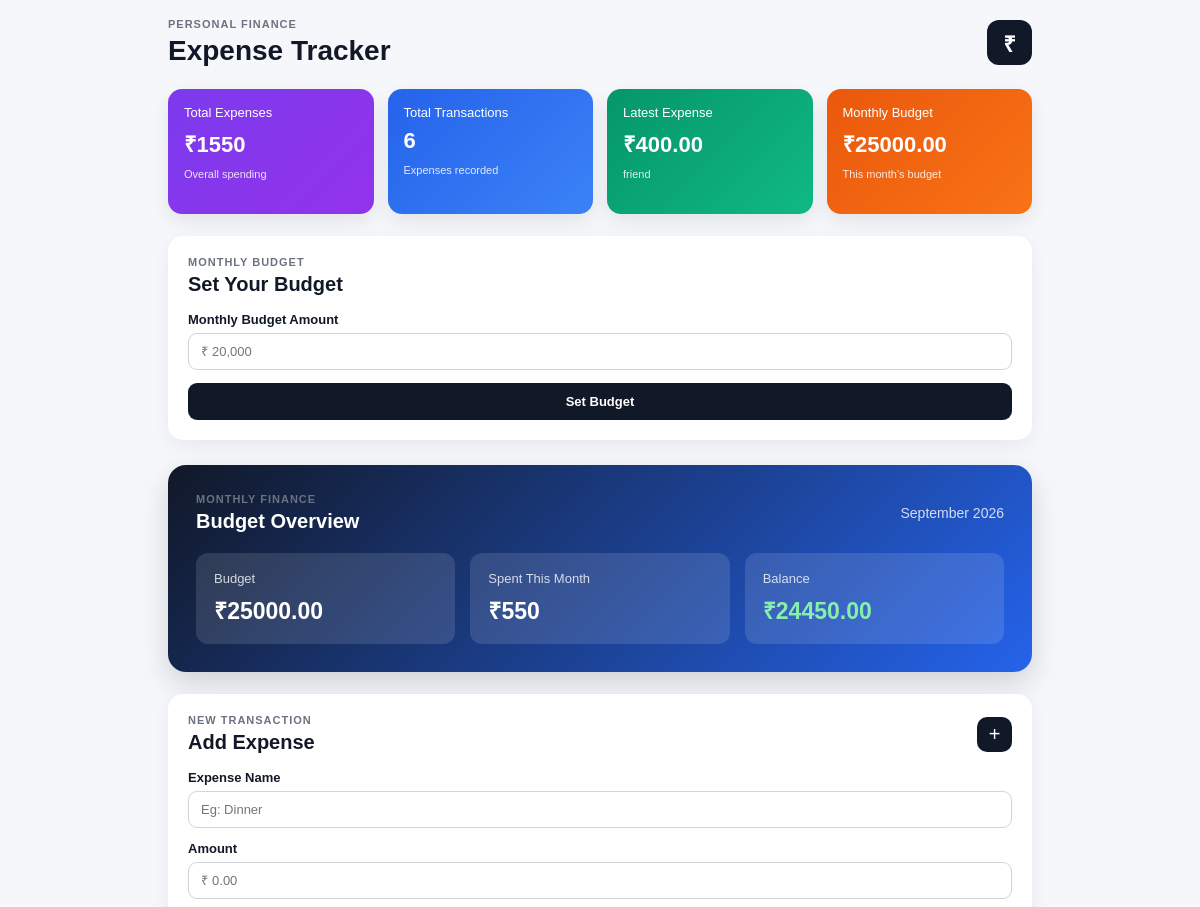
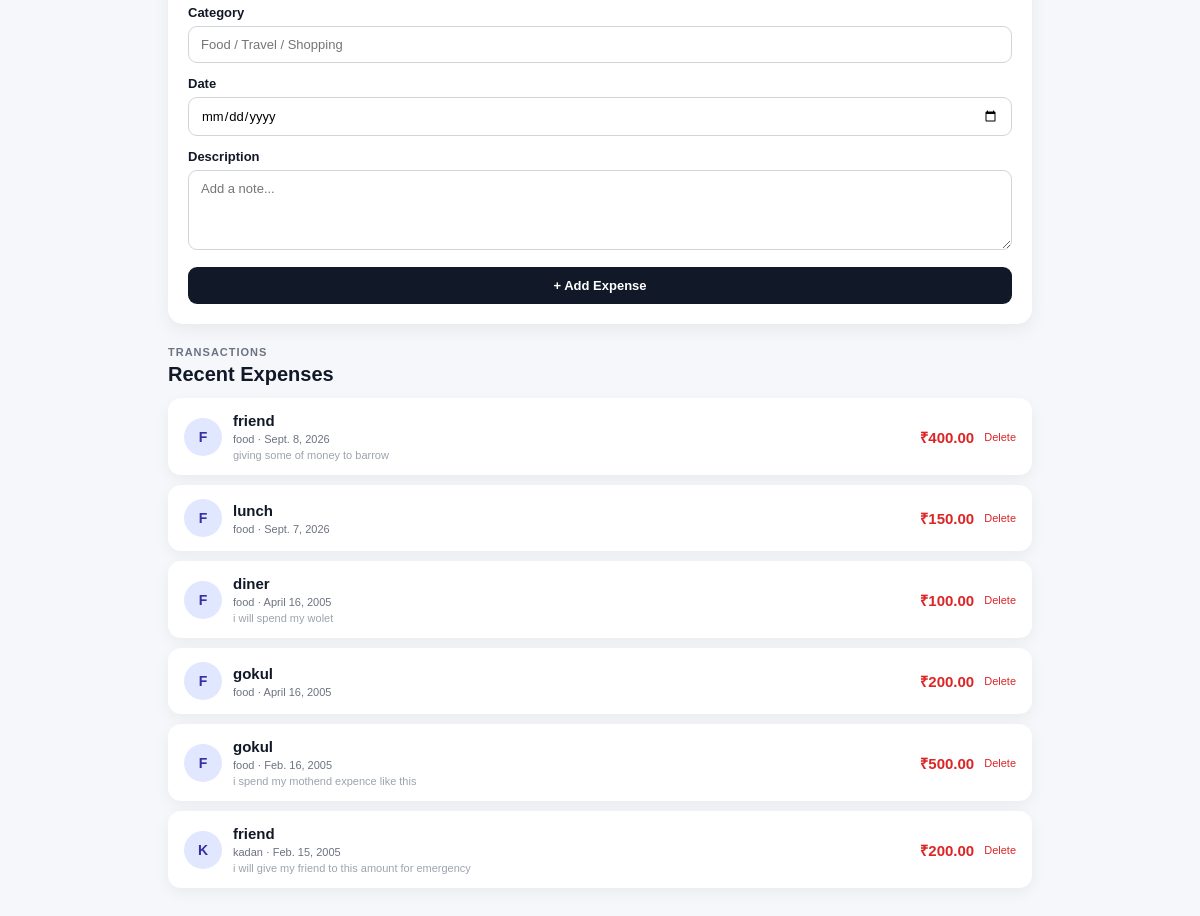
Page / (signed in) on the earlier database version (2 pictures, top to bottom).
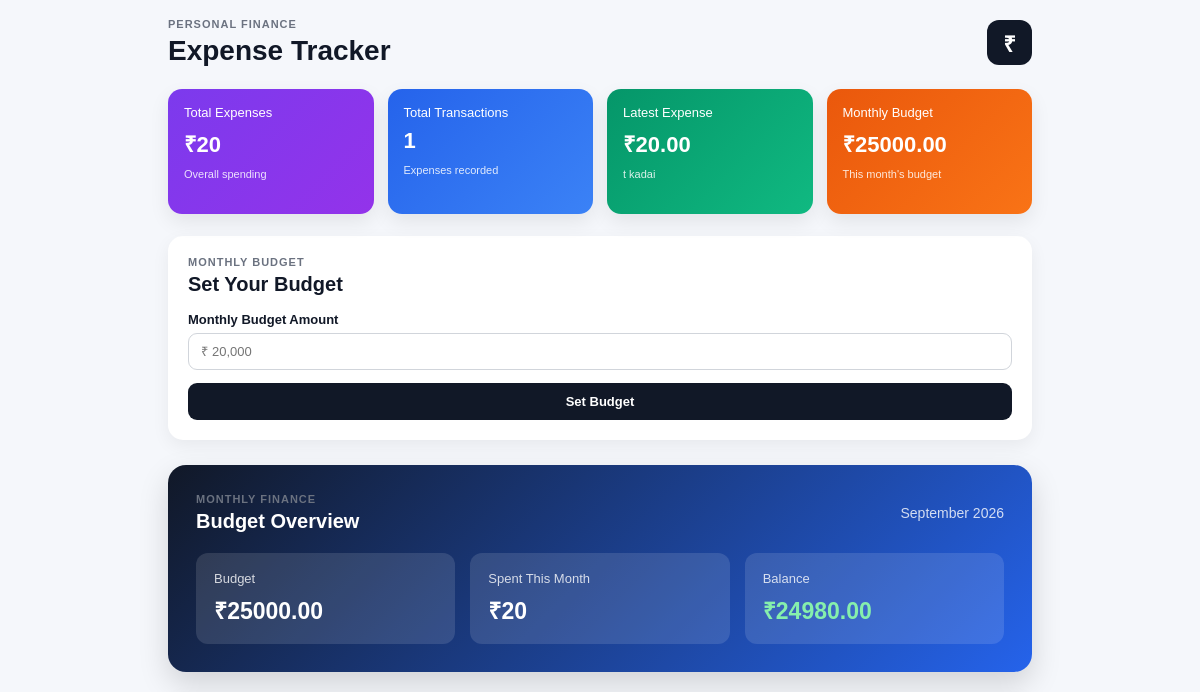
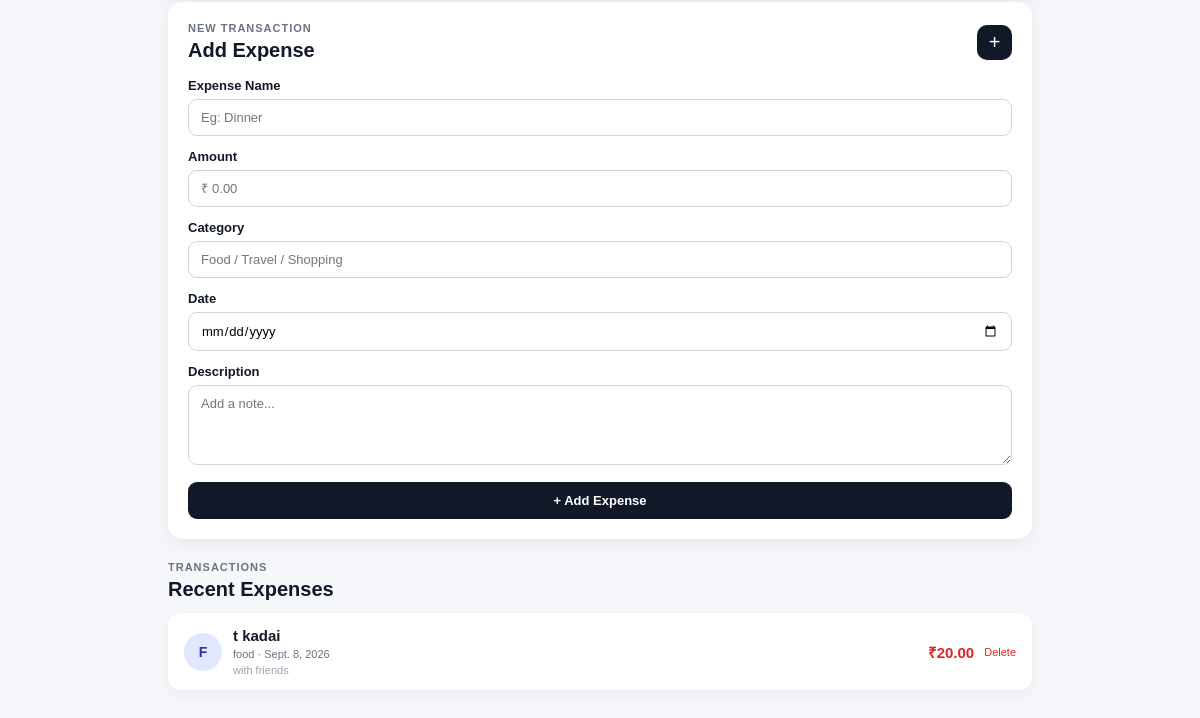
Same page on the later database version (2 pictures, top to bottom).
### tracker/models.py (models this page shows, shortened)
class Expense(models.Model):
    title = models.CharField(max_length=100)
    amount = models.DecimalField(max_digits=10, decimal_places=2)
    category = models.CharField(max_length=50)
    date = models.DateField()
    description = models.TextField(blank=True)

class MonthlyBudget(models.Model):
    month = models.DateField()
    amount = models.DecimalField(max_digits=10, decimal_places=2)

### tracker/views.py (the view, shortened to what this page needs)
# urls.py: path('', views.home, name='home'),
@login_required(login_url="/login/")
def home(request):
    today = timezone.now().date()
    expenses = Expense.objects.all().order_by(
        "-date",
        "-id"
    )
    monthly_budget = MonthlyBudget.objects.filter(
        month__year=today.year,
        month__month=today.month
    ).first()
    monthly_spent = Expense.objects.filter(
        date__year=today.year,
        date__month=today.month
    ).aggregate(
        total=Sum("amount")
    )["total"] or 0
    total_expense = Expense.objects.aggregate(
        total=Sum("amount")
    )["total"] or 0
    if monthly_budget:
        monthly_balance = (
            monthly_budget.amount - monthly_spent
        )
    else:
        monthly_balance = 0
    expense_count = expenses.count()
    latest_expense = expenses.first()
    context = {
        "expenses": expenses,
        "total_expense": total_expense,
        "expense_count": expense_count,
        "latest_expense": latest_expense,
        "monthly_budget": monthly_budget,
        "monthly_spent": monthly_spent,
        "monthly_balance": monthly_balance,
        "today": today,
    }
    return render(
        request,
        "home.html",
        context
    )

### tracker/templates/home.html (shortened to what this page needs)
{% load static %}
<!DOCTYPE html>
<html lang="en">
<head>
    <link rel="stylesheet"
          href="{% static 'css/style.css' %}">
</head>
<body>
<div class="container">
    <div class="header">
        <div>
            <p class="small-title">
                PERSONAL FINANCE
            </p>
            <h1>
                Expense Tracker
            </h1>
        </div>
        <div class="header-icon">
            ₹
        </div>
    </div>
    <div class="summary">
        <div class="summary-card purple">
            <p>
                Total Expenses
            </p>
            <h2>
                ₹{{ total_expense }}
            </h2>
            <span>
                Overall spending
            </span>
        </div>
        <div class="summary-card blue">
            <p>
                Total Transactions
            </p>
            <h2>
                {{ expense_count }}
            </h2>
            <span>
                Expenses recorded
            </span>
        </div>
        <div class="summary-card green">
            <p>
                Latest Expense
            </p>
            {% if latest_expense %}
                <h2>
                    ₹{{ latest_expense.amount }}
                </h2>
                <span>
                    {{ latest_expense.title }}
                </span>
            {% endif %}
        </div>
        <div class="summary-card orange">
            <p>
                Monthly Budget
            </p>
            {% if monthly_budget %}
                <h2>
                    ₹{{ monthly_budget.amount }}
                </h2>
                <span>
                    This month's budget
                </span>
            {% endif %}
        </div>
    </div>
    <div class="form-box">
        <div class="section-title">
            <div>
                <p class="small-title">
                    MONTHLY BUDGET
                </p>
                <h2>
                    Set Your Budget
                </h2>
            </div>
        </div>
        <form method="POST">
            <div class="form-group">
                <label>
                    Monthly Budget Amount
                </label>
                <input
                    type="number"
                    name="budget_amount"
                    step="0.01"
                    min="0"
                    placeholder="₹ 20,000"
                    required
                >
            </div>
            <button type="submit">
                Set Budget
            </button>
        </form>
    </div>
    <div class="budget-section">
        <div class="budget-card">
            <div class="budget-header">
                <div>
                    <p class="small-title">
                        MONTHLY FINANCE
                    </p>
                    <h2>
                        Budget Overview
                    </h2>
                </div>
                <div class="budget-month">
                    {{ today|date:"F Y" }}
                </div>
            </div>
            <div class="budget-details">
                <div class="budget-item">
                    <p>
                        Budget
                    </p>
                    {% if monthly_budget %}
                        <h3>
                            ₹{{ monthly_budget.amount }}
                        </h3>
                    {% else %}
                        <h3>
                            ₹0
                        </h3>
                    {% endif %}
                </div>
                <div class="budget-item">
                    <p>
                        Spent This Month
                    </p>
                    <h3>
                        ₹{{ monthly_spent }}
                    </h3>
                </div>
                <div class="budget-item">
                    <p>
                        Balance
                    </p>
                    {% if monthly_balance >= 0 %}
                        <h3 class="balance-positive">
                            ₹{{ monthly_balance }}
                        </h3>
                    {% else %}
                        <h3 class="balance-negative">
                            -₹{{ monthly_balance|stringformat:"s"|slice:"1:" }}
                        </h3>
                    {% endif %}
                </div>
            </div>
        </div>
    </div>
    <div class="form-box">
        <div class="section-title">
            <div>
                <p class="small-title">
                    NEW TRANSACTION
                </p>
                <h2>
                    Add Expense
                </h2>
            </div>
            <div class="plus-icon">
                +
            </div>
        </div>
        <form method="POST">
            <div class="form-group">
                <label>
                    Expense Name
                </label>
                <input
                    type="text"
                    name="title"
                    placeholder="Eg: Dinner"
                    required
                >
            </div>
            <div class="form-group">
                <label>
                    Amount
                </label>
                <input
                    type="number"
                    name="amount"
                    step="0.01"
                    min="0"
                    placeholder="₹ 0.00"
                    required
                >
            </div>
            <div class="form-group">
                <label>
                    Category
                </label>
                <input
                    type="text"
                    name="category"
                    placeholder="Food / Travel / Shopping"
                    required
                >
            </div>
            <div class="form-group">
                <label>
                    Date
                </label>
                <input
                    type="date"
                    name="date"
                    required
                >
            </div>
            <div class="form-group">
                <label>
                    Description
                </label>
                <textarea
                    name="description"
                    placeholder="Add a note..."
                ></textarea>
            </div>
            <button type="submit">
                + Add Expense
            </button>
        </form>
    </div>
    <div class="expense-list">
        <div class="section-title">
            <div>
                <p class="small-title">
                    TRANSACTIONS
                </p>
                <h2>
                    Recent Expenses
                </h2>
            </div>
        </div>
        {% for expense in expenses %}
        <div class="expense-card">
            <div class="expense-info">
                <div class="category-circle">
                    {{ expense.category|slice:":1"|upper }}
                </div>
                <div>
                    <h3>
                        {{ expense.title }}
                    </h3>
                    <p>
                        {{ expense.category }}
                        ·
                        {{ expense.date }}
                    </p>
                    {% if expense.description %}
                        <small>
                            {{ expense.description }}
                        </small>
                    {% endif %}
                </div>
            </div>
            <div class="expense-price">
                ₹{{ expense.amount }}
                <a
                    href="{% url 'delete_expense' expense.id %}"
                    onclick="return confirm('Are you sure you want to delete this expense?');"
                >
                    Delete
                </a>
            </div>
        </div>
        {% empty %}
        <div class="empty-box">
            <p>
                No expenses added yet.
            </p>
        </div>
        {% endfor %}
    </div>
</div>
</body>
</html>

### tracker/static/css/style.css (style rules this page uses)
* { box-sizing: border-box; }
body { margin: 0; padding: 0; font-family: Arial, sans-serif; background: #f5f7fb; color: #111827; }
.container { width: 100%; max-width: 900px; margin: 0 auto; padding: 18px; }
.header { display: flex; justify-content: space-between; align-items: center; margin-bottom: 22px; }
.small-title { font-size: 11px; font-weight: bold; letter-spacing: 1px; margin: 0 0 5px; color: #6b7280; }
.header h1 { margin: 0; font-size: 28px; }
.header-icon { width: 45px; height: 45px; background: #111827; color: white; border-radius: 12px; display: flex; align-items: center; justify-content: center; font-size: 22px; font-weight: bold; }
.summary { display: grid; grid-template-columns: repeat(4, 1fr); gap: 14px; margin-bottom: 22px; }
.summary-card { padding: 16px; border-radius: 14px; color: white; min-height: 125px; box-shadow: 0 8px 20px rgba(0, 0, 0, 0.08); }
.summary-card p { margin: 0 0 8px; font-size: 13px; }
.summary-card h2 { margin: 0 0 6px; font-size: 22px; }
.summary-card span { font-size: 11px; opacity: 0.85; }
.purple { background: linear-gradient(135deg, #7c3aed, #9333ea); }
.blue { background: linear-gradient(135deg, #2563eb, #3b82f6); }
.green { background: linear-gradient(135deg, #059669, #10b981); }
.orange { background: linear-gradient(135deg, #ea580c, #f97316); }
.form-box { background: white; padding: 20px; border-radius: 15px; margin-bottom: 22px; box-shadow: 0 6px 18px rgba(0, 0, 0, 0.06); }
.section-title { display: flex; justify-content: space-between; align-items: center; margin-bottom: 16px; }
.section-title h2 { margin: 0; font-size: 20px; }
.plus-icon { width: 35px; height: 35px; border-radius: 10px; background: #111827; color: white; display: flex; align-items: center; justify-content: center; font-size: 20px; }
.form-group { margin-bottom: 13px; }
.form-group label { display: block; font-size: 13px; font-weight: 600; margin-bottom: 6px; }
.form-group input, .form-group textarea { width: 100%; padding: 10px 12px; border: 1px solid #d1d5db; border-radius: 9px; font-size: 13px; outline: none; font-family: inherit; }
.form-group textarea { min-height: 80px; resize: vertical; }
button { width: 100%; border: none; padding: 11px; border-radius: 9px; background: #111827; color: white; font-size: 13px; font-weight: bold; cursor: pointer; }
.budget-section { margin-top: 20px; margin-bottom: 22px; }
.budget-card { background: linear-gradient(135deg, #111827, #2563eb); color: white; padding: 20px; border-radius: 15px; box-shadow: 0 8px 20px rgba(0, 0, 0, 0.12); }
.budget-header { display: flex; justify-content: space-between; align-items: center; margin-bottom: 16px; }
.budget-header h2 { margin: 0; font-size: 20px; }
.budget-month { font-size: 12px; opacity: 0.8; }
.budget-details { display: grid; grid-template-columns: repeat(3, 1fr); gap: 12px; }
.budget-item { background: rgba(255, 255, 255, 0.12); padding: 14px; border-radius: 10px; }
.budget-item p { margin: 0 0 6px; font-size: 12px; opacity: 0.8; }
.budget-item h3 { margin: 0; font-size: 19px; }
.balance-positive { color: #86efac; }
.expense-list { margin-bottom: 30px; }
.expense-list .section-title { margin-bottom: 12px; }
.expense-card { background: white; padding: 14px 16px; border-radius: 13px; margin-bottom: 10px; display: flex; justify-content: space-between; align-items: center; box-shadow: 0 5px 15px rgba(0, 0, 0, 0.05); }
.expense-info { display: flex; align-items: center; gap: 11px; }
.category-circle { width: 38px; height: 38px; border-radius: 50%; background: #e0e7ff; color: #3730a3; display: flex; align-items: center; justify-content: center; font-weight: bold; font-size: 14px; }
.expense-info h3 { margin: 0 0 4px; font-size: 15px; }
.expense-info p { margin: 0; font-size: 11px; color: #6b7280; }
.expense-info small { display: block; margin-top: 4px; font-size: 11px; color: #9ca3af; }
.expense-price { font-size: 15px; font-weight: bold; color: #dc2626; display: flex; align-items: center; gap: 10px; }
.expense-price a { text-decoration: none; color: #dc2626; font-size: 11px; font-weight: normal; }

Differences in the rows shown:
removed Expense: amount "400.00", title "friend", category "F", category "food", date "Sept. 8, 2026", description "giving some of money to barrow"
removed Expense: category "F", title "lunch", category "food", date "Sept. 7, 2026", amount "150.00"
removed Expense: category "F", title "diner", category "food", date "April 16, 2005", description "i will spend my wolet", amount "100.00"
removed Expense: category "F", title "gokul", category "food", date "April 16, 2005", amount "200.00"
removed Expense: category "F", title "gokul", category "food", date "Feb. 16, 2005", description "i spend my mothend expence like this", amount "500.00"
removed Expense: category "K", title "friend", category "kadan", date "Feb. 15, 2005", description "i will give my friend to this amount for emergency", amount "200.00"
added Expense: amount "20.00", title "t kadai", category "F", category "food", date "Sept. 8, 2026", description "with friends"
Other differences:
{{ total_expense }}: "1550" → "20"
{{ expense_count }}: "6" → "1"
{{ monthly_spent }}: "550" → "20"
{{ monthly_balance }}: "24450.00" → "24980.00"
